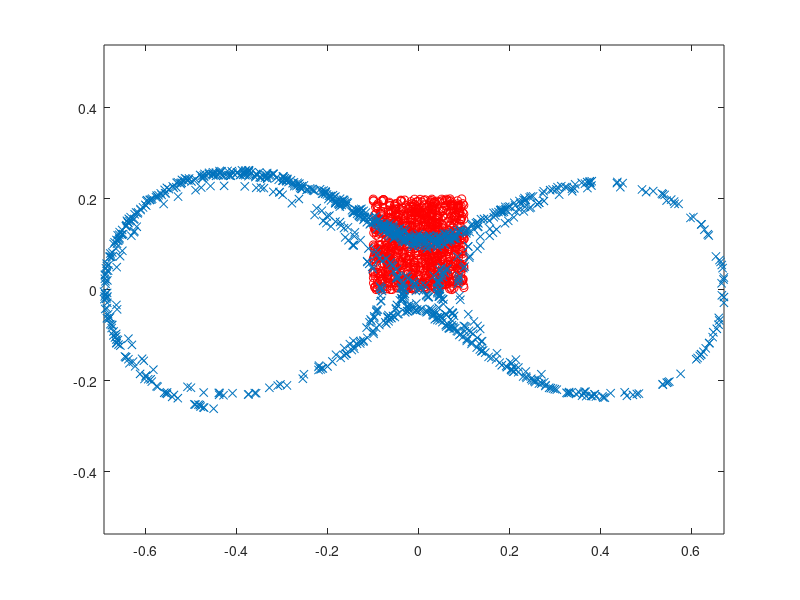

The MATLAB source for this figure:
function blobtrack2()

global Np Gam delta a b

% set problem parameters

Gam = 2*pi;     % strength of vortices
a=1;            % radius of bounding circle
b=0.5;          % vortices centred at (+-b,0)
delta = 0.1;    % used to mollify singularity at centre of vortex

Np=1000;        % number of particles in initial blob

% set computational parameters
h=1.e-3;
tf=3;
n=tf/h;

% initialize position of tracer particles

x0 = 0.2*rand(Np,1)-0.1;
y0=  0.2*rand(Np,1);
yinit = [x0;y0];    % put into 1 column

[~,yvals] = finalRK4(@vortices,0,yinit,h,n);

xpos=yvals(:,1:Np); 
ypos=yvals(:,Np+1:end); % separate x and y positions
close all;

plot(x0,y0,'ro');hold on;   %plot initial blob
plot(xpos,ypos,'x');axis equal; % plot mixed blob
end

%%%%%%%%%%%%%%%%%%%%%%%%%%%%%%%%%%%%%%%%%%%%%%%%%%%%%%%%%%%%%%%%%%%%

function [tvals,yvals] = finalRK4(fname,t0,y0,h,n)
% [tvals,yvals] = finalRK4(fname,t0,y0,h,n)
% Produces approximate solution (at the final time only) to the IVP
%
%      y'(t) = f(t,y(t))     y(t0) = y0
%
% using a strategy that is based upon a 4-th order
% Runge-Kutta method. Stepsize is fixed.
%
% fname = a function handle for  the function f.
% t0 = initial time.
% y0 = initial condition vector.
% h  = stepsize.
% n  = number of steps to be taken,
%
% tvals is a column vector with tvals(1) = t0; tvals(2) = tf = t0+nh
% yvals is a matrix with yvals(j,:) = approximate solution at tvals(j),
% j=1:2
% adapted from Van Loan's FixedRK and RKStep

tc = t0;
yc = y0;
tvals = tc;
yvals = yc';
fc = fname(tc,yc);
for j=1:n
   %[tc,yc,fc] = RK4(fname,tc,yc,fc,h);
   k1 = h*fc;
   k2 = h*fname(tc+(h/2),yc+(k1/2));   
   k3 = h*fname(tc+(h/2),yc+(k2/2));  
   k4 = h*fname(tc+h,yc+k3);  
   yc  = yc + (k1 + 2*k2 + 2*k3 + k4)/6;
   tc = tc+h;
   fc = fname(tc,yc);
end
yvals=yc';tvals=tc;
end

%%%%%%%%%%%%%%%%%%%%%%%%%%%%%%%%%%%%%%%%%%%%%%%%%%%%%%%%%%%%%%%%%%%%

function dydt=vortices(t,y) % encodes the ODEs for 4 ideal vortices

global Np Gam delta a b

y=reshape(y,Np,2);  % now 1st col. has x values; 2nd col. has y values

u1 = -Gam*y(:,2)./((y(:,1)-b).^2 + y(:,2).^2+delta^2)/2/pi;
u1p = Gam*y(:,2)./((y(:,1)-(a^2)/b).^2 + y(:,2).^2+delta^2)/2/pi;
u2 = -Gam*y(:,2)./((y(:,1)+b).^2 + y(:,2).^2+delta^2)/2/pi;
u2p = Gam*y(:,2)./((y(:,1)+(a^2)/b).^2 + y(:,2).^2+delta^2)/2/pi;

v1 = Gam*(y(:,1)-b)./((y(:,1)-b).^2 + y(:,2).^2+delta^2)/2/pi;
v1p = -Gam*(y(:,1)-a^2/b)./((y(:,1)-a^2/b).^2 + y(:,2).^2+delta^2)/2/pi;
v2 = Gam*(y(:,1)+b)./((y(:,1)+b).^2 + y(:,2).^2+delta^2)/2/pi;
v2p = -Gam*(y(:,1)+a^2/b)./((y(:,1)+a^2/b).^2 + y(:,2).^2+delta^2)/2/pi;

dydt = [u1+u1p+u2+u2p;v1+v1p+v2+v2p];
end